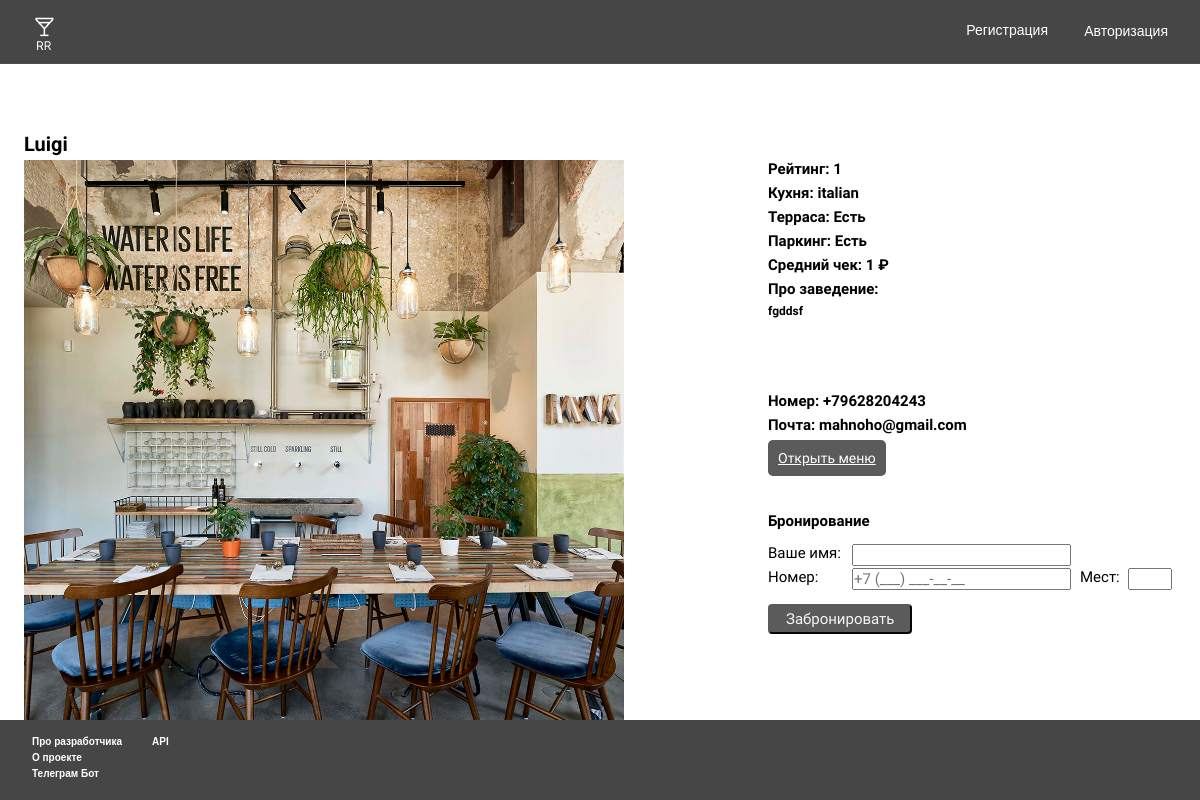
The app's page /, older data.
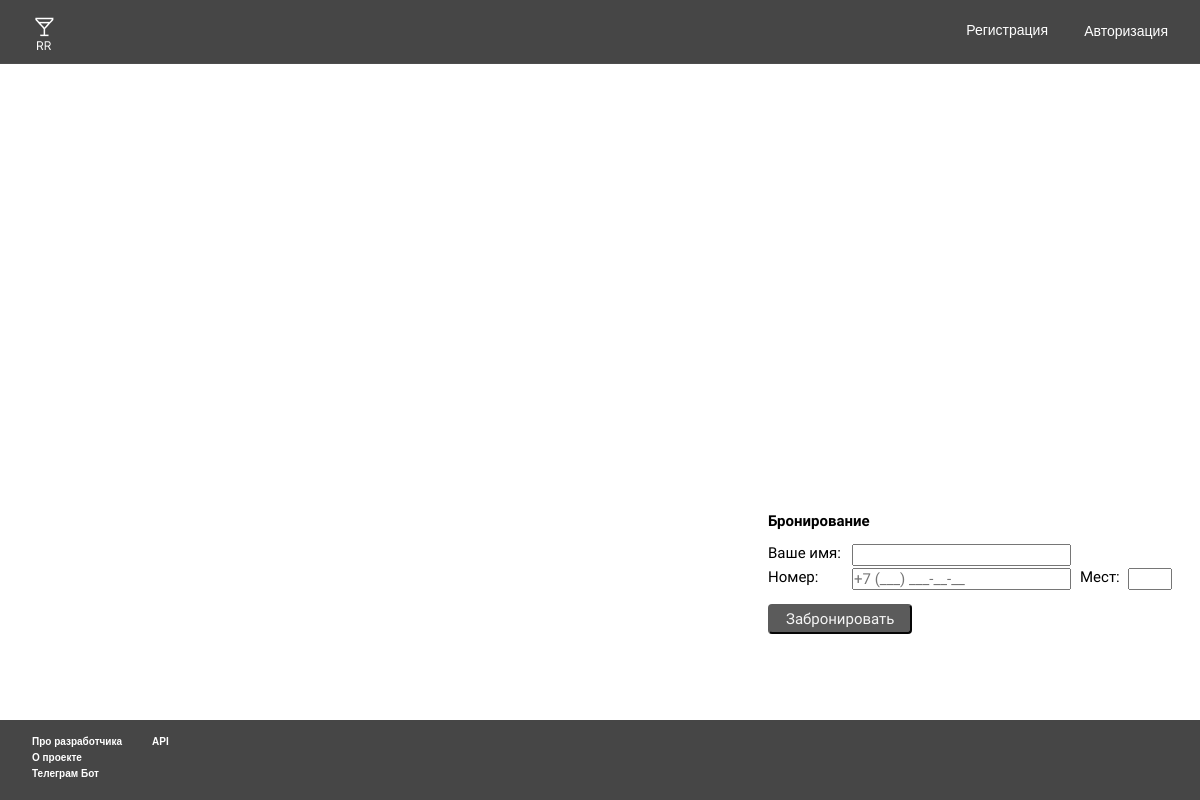
The same page, newer data.
### app/models.py (models this page shows, shortened)
class ui_elements(models.Model):
    background=models.ImageField(upload_to='ui_bac_image/')
    header=models.ImageField(upload_to='ui_png/')
    ico_header=models.ImageField(upload_to='ico_header/')
    ico_setting_header = models.ImageField(upload_to='ico_header/',null=True)
    f_image = models.ImageField(upload_to='f_image/')
    complete_image=models.ImageField(upload_to="complete_image/",blank=True)

class Restaurant(models.Model):
    Name_restaurant = models.CharField(max_length=15)
    Address = models.CharField(max_length=25)
    rating = models.IntegerField()
    about = models.TextField(max_length=400)
    terrace_restaurant = models.CharField(max_length=11)
    parking_restaurant = models.CharField(max_length=11)
    kitchen = models.CharField(max_length=20)
    average_check = models.IntegerField()
    photo_restaurant = models.ImageField(upload_to='photo_restaurant/')
    photo_restaurant2 = models.ImageField(upload_to='second_photo_restaurant/')
    photo_restaurant3 = models.ImageField(upload_to='third_photo_restaurant/')
    menu = models.ImageField(upload_to='menu_img/')
    menu_download = models.FileField(upload_to="media/menu/")
    email = models.EmailField()
    phone = PhoneNumberField(null=True)
    owner_cafe=models.OneToOneField(User,on_delete=models.CASCADE,related_name="res",null=True)

### app/views.py (the view)
# urls.py: path('',start_page,name="start_page"),
def start_page(request):
    page_number = int(request.GET.get('page', 1))# СТРАНИЦА ПО УМОЛЧАНИЮ ЕСЛИ ОСТУТСТВУЕТ АДРЕС ПАГИНАЦИИ
    back_img = ui_elements.objects.all()# ПОЛУЧАЕМ ВСЕ ИЗОБРАЖЕНИЯ ДЛЯ UI ИЗ БД
    restaurant_info = Restaurant.objects.all()# Получаем информацию о ресторанах
    paginator = Paginator(restaurant_info, 1)
    page = paginator.get_page(page_number)
    context = {'page': page,
               'back_img': back_img,
               }
    return render(request, "home_page.html", context)

### app/templates/home_page.html (shortened to what this page needs)
<!DOCTYPE html>
<html lang="en">
{%load static %}
<head>
<link rel='stylesheet' href="{% static 'css/homev15.css' %}">
</head>
<body >
    <div class="container">
        {% for i in back_img %}
            <img class='headers' src="{{i.header.url}}" >
            <img class='icoheaders' src="{{i.ico_header.url}}" >
            <div class="btn_autorization" >
                <form id="autorization_form" action="{% url 'login' %}">
                <a href={% url 'login' %} class="btn_a_txt" style="text-decoration: none;" >Авторизация</a>
            </form>
            </div>
<div class="btn_registration">
    <form id="registration_form" action="{% url 'register' %}">
        <h1 onclick="submitForm()" class="btn_r_txt">Регистрация</h1>
    </form>
</div>
        {% endfor %}
    </div>
    <div class="container_restaurant">
        {% for r in page %}
            <img class='restaurant_photo' src="{{r.photo_restaurant.url}}" >
        {% endfor %}
    </div>
    {% for r in page %}
        <h1 class="rating">Рейтинг:       {{r.rating}}</h1>
        <h1 class="kitchen">Кухня:       {{r.kitchen}}</h1>
        <h1 class="summer_terrace">Терраса:       {{r.terrace_restaurant}}</h1>
        <h1 class="parking">Паркинг:       {{r.parking_restaurant}}</h1>
        <h1 class="average_check">Средний чек:       {{r.average_check}}  ₽ </h1>
        <h1 class="number">Номер:       {{r.phone}}</h1>
        <h1 class="email">Почта:       {{r.email}}</h1>
    {% endfor %}
    <form method="post" id="form_save" class="input_name_booking" action="{% url 'save_data' %}">
        {% for r in page %}
        <div>
            <h2 class="name_restaurant" name="name_restaurant_name">{{ r.Name_restaurant }}</h2>
        </div>
        {% endfor %}
        <h1 class="booking">Бронирование</h1>
        <label class="text_name_booking" for="input-field">Ваше имя:</label>
        <input class="input_booking" required type="text" id="input-field" name="input-booking" maxlength=13>
        <label class="number_booking_text" for="input-field">Номер:</label>
        <input class="number_booking" required type="tel" id="input-field" name="input-number_booking"  placeholder="+7 (___) ___-__-__"
        pattern="[+]{1}[7]{1}[0-9]{10}"
        required>
        <label class="people_booking_text" for="input-field">Мест:</label>
        <input class="people_booking" type="text" id="input-field" name="input-people_booking" maxlength=1>
        <input class="booking_btn" type="submit" value="Забронировать">
    </form>
    <div class="about_r">
        {% for r in page %}
        <h1 class="about_h">Про заведение:<h1>
        <h1 class="about">{{r.about}}</h1>
        {% endfor %}
    </div>
            <div class="download_m">
        {% for r in page %}
            <a class="download_menu" href="{{ r.menu_download.url }}" target="_blank">Открыть меню</a>
        {% endfor %}
    </div>
    <div class="footer">
        {% for i in back_img %}
            <img class="footer_img" src="{{i.f_image.url}}">
            <div class="footer_btn">
                <h1 class="text_footer_dev">Про разработчика</h1>
                <h1 class="text_footer_project"> О проекте</h1>
                <h1 class="text_footer_telegram">Телеграм Бот</h1>
                <h1 class="text_footer_api">API</h1>
        {% endfor %}
    </div>
</body>
</html>

Row changes from the older to the newer data that the page shows:
removed Restaurant: photo_restaurant (picture), rating "1", kitchen "italian", terrace_restaurant "Есть", parking_restaurant "Есть", average_check "1", phone "+79628204243", email "mahnoho@gmail.com", Name_restaurant "Luigi", about "fgddsf"
